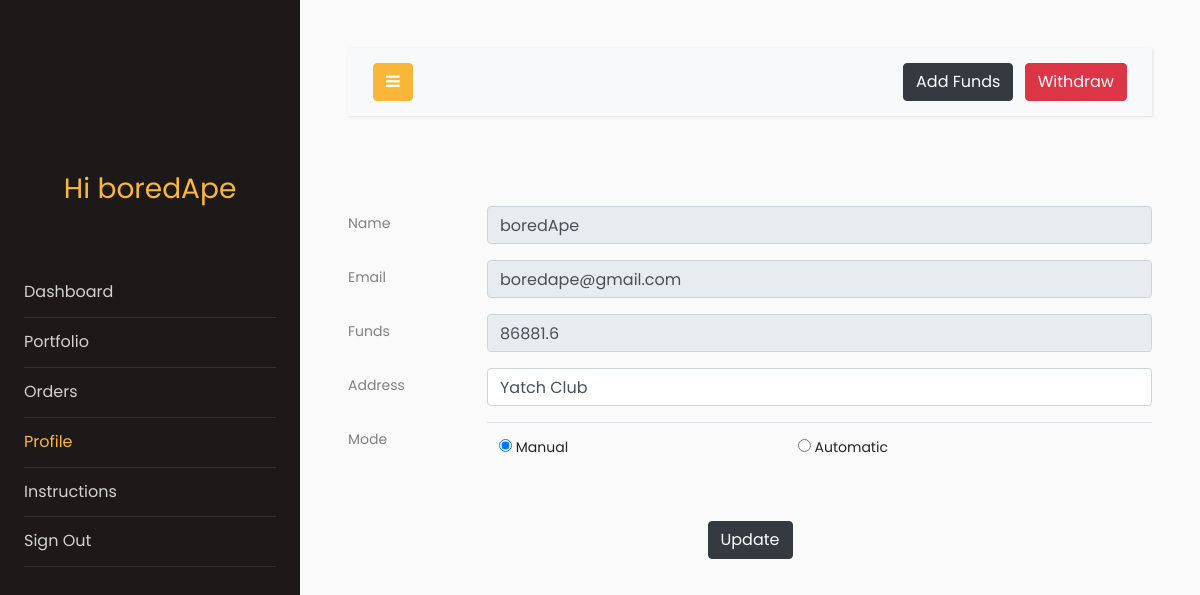
Page /profile (signed in) on the earlier database version.
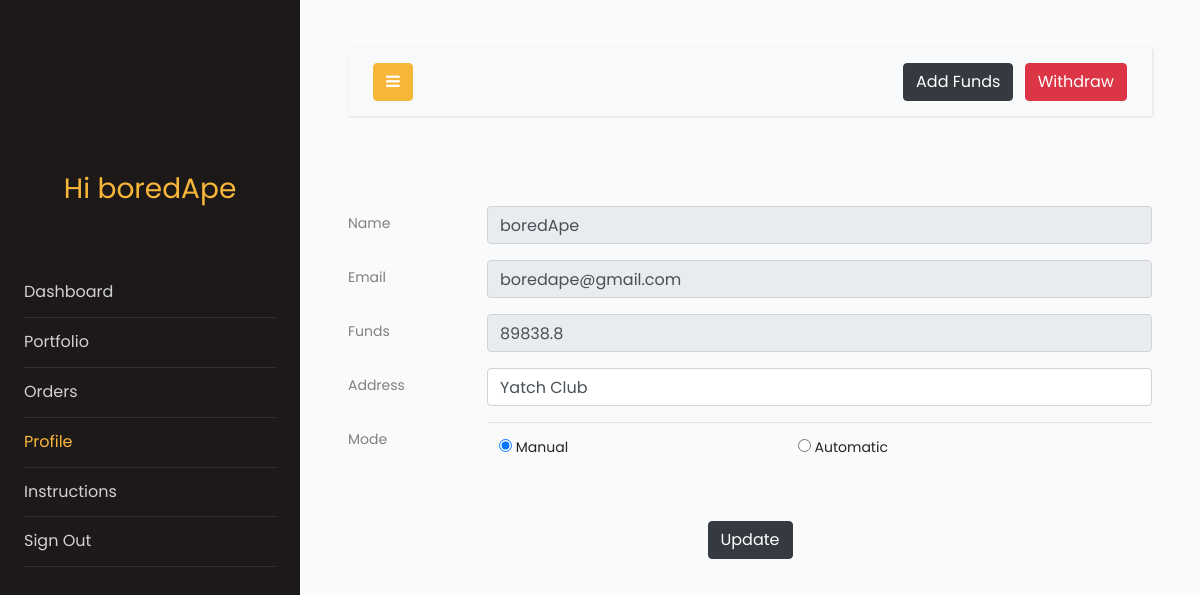
Same page on the later database version.
### models.py (models this page shows, shortened)
class Users(db.Model, UserMixin):
    __tablename__ = "users"
    name = db.Column(db.String(64))
    pasword_hash = db.Column(db.String(128))
    id = db.Column(db.Integer, primary_key=True)
    address = db.Column(db.String(128))
    funds = db.Column(db.Float, default=0)
    email = db.Column(db.String(64), unique=True, index=True)
    mode = db.Column(db.Integer, default=0)  # 0 is manual, 1 is automatic

### app.py (the view, shortened to what this page needs)
@app.route("/profile", methods=["GET", "POST"])
@login_required
def profile():
    pform = profiles()
    addform = addFunds()
    withform = WithdrawFunds()
    if addform.validate_on_submit() and addform.submit1.data:
        current_user.funds = current_user.funds + int(addform.amount.data)
        db.session.commit()
        flash("Funds added successfuly")
        return redirect(url_for("profile"))
    if pform.validate_on_submit():
        current_user.address = pform.address.data
        if pform.mode.data == 1:
            flash("Work in progress for Automatic Mode")
        current_user.mode = 0
        db.session.commit()
        flash("User Account Updated")
        return redirect(url_for("profile"))
    elif request.method == "GET":
        pform.name.data = current_user.name
        pform.email.data = current_user.email
        pform.funds.data = round(current_user.funds, 2)
        pform.address.data = current_user.address
        pform.mode.data = current_user.mode
    return render_template(
        "profile.html", proForm=pform, addform=addform, withform=withform
    )

### forms.py
class profiles(FlaskForm):
    name = StringField("Name")
    email = StringField("Email")
    funds = IntegerField("Funds")
    address = StringField("Address")
    mode = RadioField(
        "Mode", choices=[(0, "Manual"), (1, "Automatic")], default=0, coerce=int
    )
    submit = SubmitField("Update")

class addFunds(FlaskForm):
    amount = IntegerField("amount", validators=[DataRequired()])
    submit1 = SubmitField("Add Funds")

### models.py (called while the page is built)
@login_manager.user_loader
def load_user(user_id):
    return Users.query.get(user_id)

### templates/profile.html (shortened to what the changed rows need)
<!doctype html>
<html lang="en">
<head>
    <link rel="stylesheet" href="https://stackpath.bootstrapcdn.com/font-awesome/4.7.0/css/font-awesome.min.css">
    <link rel="stylesheet" href="{{ url_for('static', filename='css1/style.css') }}">
</head>
<body>
    <div class="wrapper d-flex align-items-stretch">
        <nav id="sidebar">
            <div class="p-4 pt-5">
                <a href="#" class="img logo"></a>
                <h3 style="color: #f8b739; font-family: Poppins, Arial, sans-serif; text-align: center;">Hi
                    {{current_user.name}}</h3>
                <br>
                <br>
                <ul class="list-unstyled components mb-5">
                    <li>
                    </li>
                    <li>
                      </li>
                    <li>
                    </li>
                    <li class="active">
                    </li>
                    <li>
                    </li>
                    <li>
                    </li>
                </ul>
            </div>
        </nav>
        <div id="content" class="p-4 p-md-5">
             <br>
             <br>
            <form method="POST" enctype="multipart/form-data" class="form-group">
                <div class="form-group row">
                    <div class="col-sm-10">
                        {{proForm.name(class='form-control', disabled=True)}}
                    </div>
                </div>
                <div class="form-group row">
                    <div class="col-sm-10">
                        {{proForm.email(class="form-control", disabled=True)}}
                    </div>
                </div>
                <div class="form-group row">
                    <div class="col-sm-10">
                        {{proForm.funds(class='form-control',disabled=True)}}
                    </div>
                </div>
                <div class="form-group row">
                    <div class="col-sm-10">
                        {{proForm.address(class='form-control',maxlength=128)}}
                    </div>
                </div>
            </form>
        </div>
    </div>
</body>
</html>

Differences in the rows shown:
changed Users "boredApe": funds "86881.6" → "89838.8"
